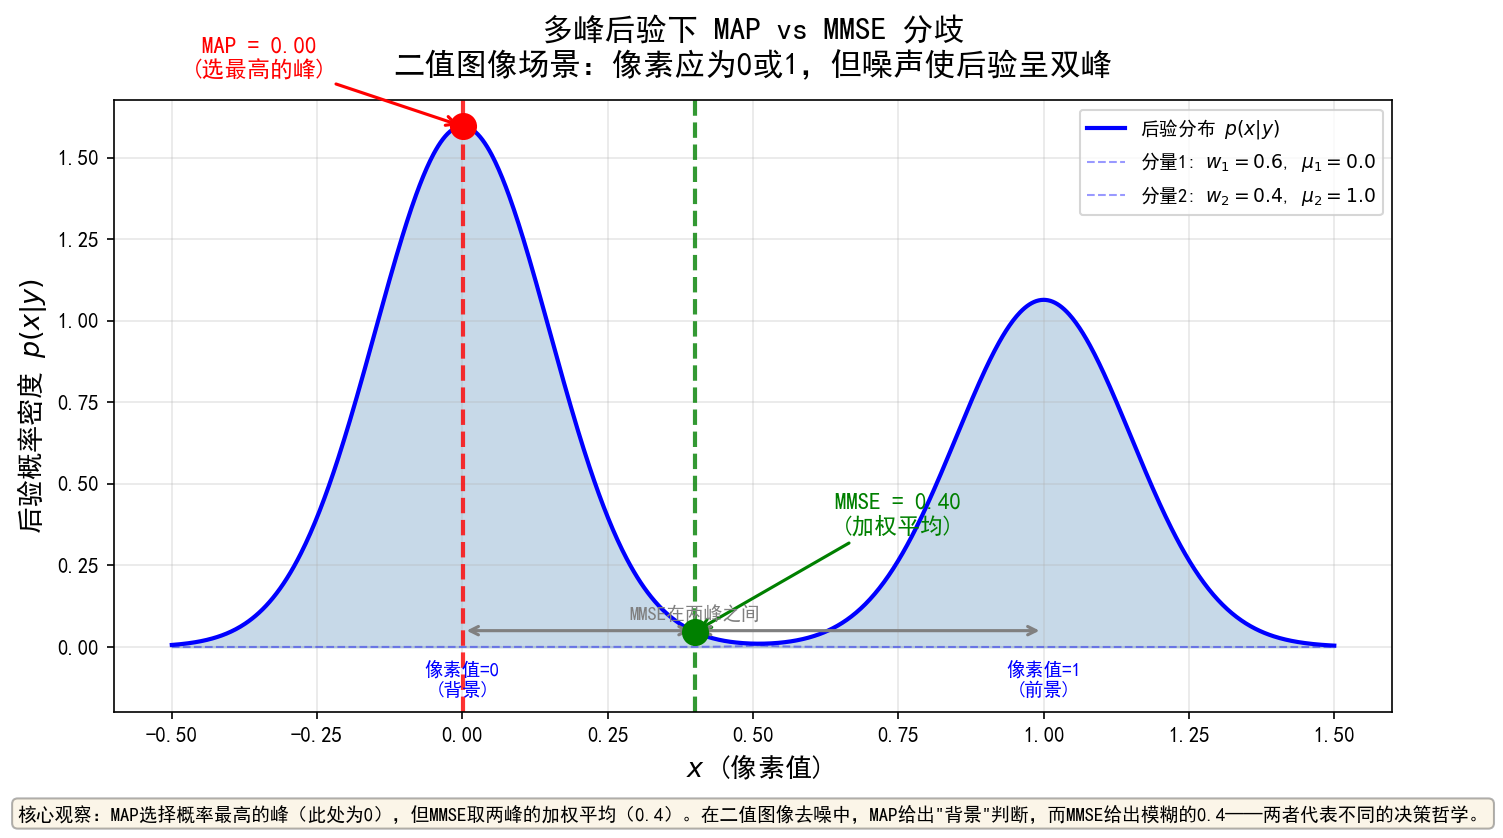

Generate this figure with Python:
"""
图2-4：多峰后验下 MMSE vs MAP 分歧示意
对应章节：2.3 先验的质量：MMSE vs MAP估计器 - "分歧的情形"
知识点：双峰后验下，MAP选最高的峰，MMSE在两峰之间取加权平均
"""

import numpy as np
import matplotlib
matplotlib.use('Agg')
import matplotlib.pyplot as plt
import os
import sys

SAVE_DIR = os.path.dirname(os.path.abspath(__file__))
_chinese_path = os.path.join(SAVE_DIR, '.chinese')
if os.path.isdir(_chinese_path):
    sys.path.insert(0, _chinese_path)
    try:
        from chinese_font import setup_chinese_font
        setup_chinese_font(save_dir=_chinese_path)
    except ImportError:
        print("警告: chinese_font 模块未找到，中文字体可能无法正常显示")
else:
    print("警告: .chinese 文件夹未找到，中文字体可能无法正常显示")

# ── 构造双峰后验分布 ───
# 确保中文字体在所有绘图操作之前加载
plt.rcParams['font.sans-serif'] = ['SimHei', 'Microsoft YaHei'] + plt.rcParams.get('font.sans-serif', [])
plt.rcParams['font.family'] = 'sans-serif'
plt.rcParams['axes.unicode_minus'] = False

# 模拟二值图像场景：像素值应为0或1，但观测被噪声污染
# 先验：两个峰在0和1（二值先验）
# 似然：高斯噪声
# 后验：两个高斯峰的混合

# 双峰后验：两个高斯成分的混合
# p(x|y) = 0.6 * N(x; μ1=0.0, σ=0.15) + 0.4 * N(x; μ2=1.0, σ=0.15)
# 第一个峰更高（概率0.6），但第二个峰也在

mu1, sigma1, w1 = 0.0, 0.15, 0.6
mu2, sigma2, w2 = 1.0, 0.15, 0.4

def gaussian(x, mu, sigma):
    return np.exp(-(x - mu)**2 / (2 * sigma**2)) / (sigma * np.sqrt(2 * np.pi))

x_range = np.linspace(-0.5, 1.5, 1000)
p = w1 * gaussian(x_range, mu1, sigma1) + w2 * gaussian(x_range, mu2, sigma2)

# ─── 计算 MAP 和 MMSE ───
# MAP：最高的峰
map_idx = np.argmax(p)
x_map = x_range[map_idx]

# MMSE：后验均值
x_mmse = np.trapezoid(x_range * p, x_range)

# 验证：理论均值 = w1*mu1 + w2*mu2
x_mmse_theory = w1 * mu1 + w2 * mu2

print(f"双峰后验: {w1}*N({mu1}, {sigma1}^2) + {w2}*N({mu2}, {sigma2}^2)")
print(f"MAP  = {x_map:.4f} (最高峰值)")
print(f"MMSE = {x_mmse:.4f} (数值积分)")
print(f"MMSE(理论) = {x_mmse_theory:.4f} (加权平均)")
print(f"分歧: MMSE - MAP = {x_mmse - x_map:.4f}")

# ─── 绘图 ───
fig, ax = plt.subplots(figsize=(11, 6))

# 后验分布曲线
ax.fill_between(x_range, p, alpha=0.3, color='steelblue')
ax.plot(x_range, p, 'b-', linewidth=2, label='后验分布 $p(x|y)$')

# 两个峰的分量（虚线）
p1 = w1 * gaussian(x_range, mu1, sigma1)
p2 = w2 * gaussian(x_range, mu2, sigma2)
ax.plot(x_range, p1, 'b--', linewidth=1, alpha=0.4, label=f'分量1: $w_1={w1}$, $\mu_1={mu1}$')
ax.plot(x_range, p2, 'b--', linewidth=1, alpha=0.4, label=f'分量2: $w_2={w2}$, $\mu_2={mu2}$')

# MAP 标注（最高峰值）
ax.axvline(x=x_map, color='red', linestyle='--', linewidth=2, alpha=0.8)
ax.plot(x_map, p[map_idx], 'ro', markersize=12, zorder=5)
ax.annotate(f'MAP = {x_map:.2f}\n(选最高的峰)', 
            xy=(x_map, p[map_idx]), xytext=(x_map - 0.35, p[map_idx] + 0.15),
            fontsize=11, ha='center', color='red',
            arrowprops=dict(arrowstyle='->', color='red', lw=1.5))

# MMSE 标注（两峰之间）
ax.axvline(x=x_mmse, color='green', linestyle='--', linewidth=2, alpha=0.8)
mmse_p_idx = np.argmin(np.abs(x_range - x_mmse))
ax.plot(x_mmse, p[mmse_p_idx], 'go', markersize=12, zorder=5)
ax.annotate(f'MMSE = {x_mmse:.2f}\n(加权平均)', 
            xy=(x_mmse, p[mmse_p_idx]), xytext=(x_mmse + 0.35, p[mmse_p_idx] + 0.3),
            fontsize=11, ha='center', color='green',
            arrowprops=dict(arrowstyle='->', color='green', lw=1.5))

# 标注"两峰之间"
ax.annotate('', xy=(x_mmse, 0.05), xytext=(mu1, 0.05),
            arrowprops=dict(arrowstyle='<->', color='gray', lw=1.5))
ax.annotate('', xy=(mu2, 0.05), xytext=(x_mmse, 0.05),
            arrowprops=dict(arrowstyle='<->', color='gray', lw=1.5))
ax.text(x_mmse, 0.08, 'MMSE在两峰之间', fontsize=9, ha='center', color='gray')

# 标注二值图像含义
ax.text(mu1, -0.15, '像素值=0\n(背景)', fontsize=9, ha='center', color='blue')
ax.text(mu2, -0.15, '像素值=1\n(前景)', fontsize=9, ha='center', color='blue')

ax.set_xlabel('$x$ (像素值)', fontsize=13)
ax.set_ylabel('后验概率密度 $p(x|y)$', fontsize=13)
ax.set_title('多峰后验下 MAP vs MMSE 分歧\n二值图像场景：像素应为0或1，但噪声使后验呈双峰', 
             fontsize=15, fontweight='bold', pad=12)
ax.legend(loc='upper right', fontsize=9)
ax.set_ylim(bottom=-0.2)
ax.grid(True, alpha=0.3)

# 底部说明（使用ax.text + transAxes，继承全局字体设置）
ax.text(0.5, -0.15,
        '核心观察：MAP选择概率最高的峰（此处为0），但MMSE取两峰的加权平均（0.4）。'
        '在二值图像去噪中，MAP给出"背景"判断，而MMSE给出模糊的0.4——两者代表不同的决策哲学。',
        ha='center', va='top', fontsize=9, transform=ax.transAxes,
        bbox=dict(boxstyle='round', facecolor='wheat', alpha=0.3), wrap=True)

plt.subplots_adjust(bottom=0.20)
plt.savefig(os.path.join(SAVE_DIR, '图2-4_多峰后验MMSE_vs_MAP.png'), dpi=150, bbox_inches='tight')
plt.close()

print("图2-4已生成：", os.path.join(SAVE_DIR, '图2-4_多峰后验MMSE_vs_MAP.png'))
